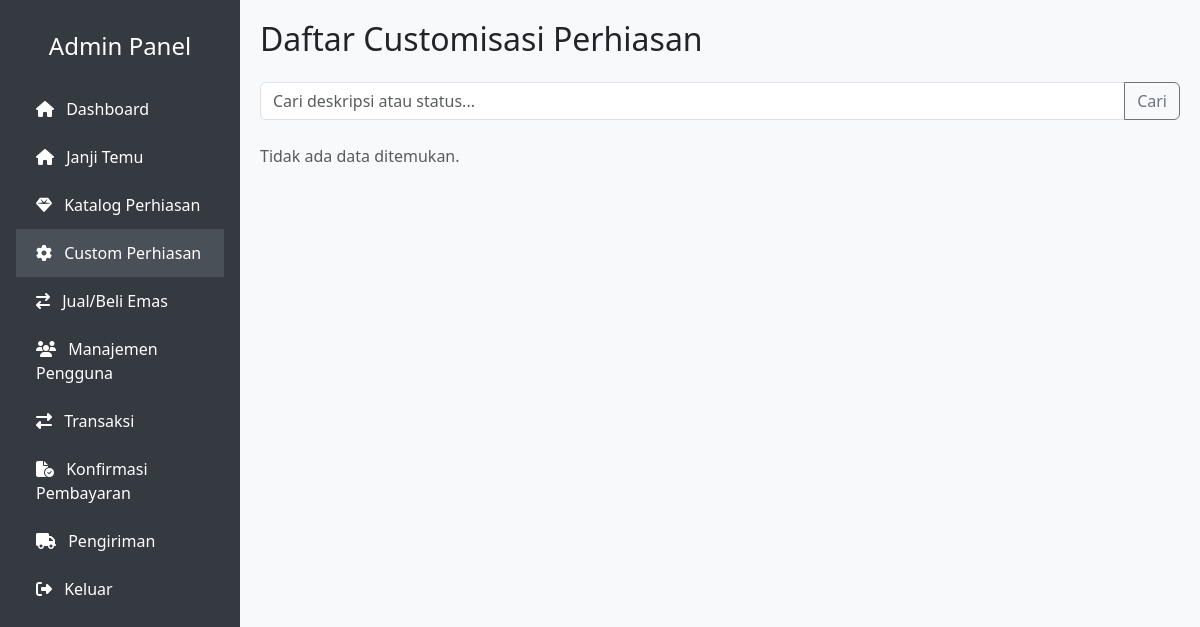
Page /admin/custom.php on the earlier database version.
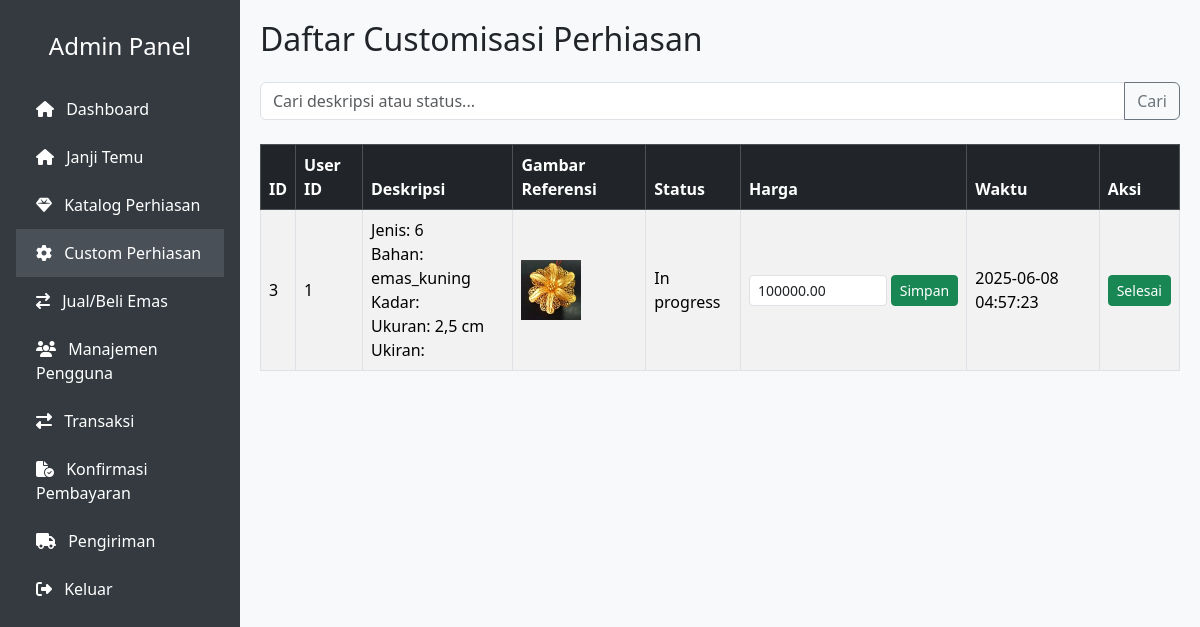
Same page on the later database version.
### tables this page shows
CREATE TABLE `custom_orders` (
  `id` int(11) NOT NULL,
  `user_id` int(11) DEFAULT NULL,
  `description` text DEFAULT NULL,
  `reference_image` varchar(255) DEFAULT NULL,
  `status` enum('submitted','in_progress','completed','cancelled') DEFAULT 'submitted',
  `estimated_price` decimal(15,2) DEFAULT NULL,
  `created_at` timestamp NOT NULL DEFAULT current_timestamp()
);

### classes/CustomerOrder.php (called while the page is built, shortened)
<?php
class CustomerOrder
{
    private $pdo;
    public function __construct($pdo)
    {
        $this->pdo = $pdo;
    }
    public function getAll($keyword = '', $limit = 5, $offset = 0)
    {
        $sql = "SELECT * FROM custom_orders";
        $sql .= " ORDER BY created_at DESC LIMIT :limit OFFSET :offset";
        $stmt = $this->pdo->prepare($sql);
        $stmt->bindValue(':limit', (int)$limit, PDO::PARAM_INT);
        $stmt->bindValue(':offset', (int)$offset, PDO::PARAM_INT);
        $stmt->execute();
        return $stmt->fetchAll(PDO::FETCH_ASSOC);
    }
}

### admin/custom.php (the view, shortened to what this page needs)
<?php
include 'includes/header.php';
include 'includes/sidebar.php';
require_once __DIR__ . '/../config/database.php';
require_once __DIR__ . '/../classes/CustomerOrder.php';
$customOrder = new CustomerOrder($pdo);
$keyword = isset($_GET['search']) ? trim($_GET['search']) : '';
$limit = 5;
$page = isset($_GET['page']) && is_numeric($_GET['page']) ? (int) $_GET['page'] : 1;
$offset = ($page - 1) * $limit;
$orders = $customOrder->getAll($keyword, $limit, $offset);
$orders = $customOrder->getAll($keyword, $limit, $offset);
?>
<div class="content">
    <div class="d-flex justify-content-between align-items-center mb-3">
        <h2>Daftar Customisasi Perhiasan</h2>
    </div>
    <form class="input-group mb-4" method="get" action="custom.php">
        <input type="text" name="search" class="form-control" placeholder="Cari deskripsi atau status..." value="<?= htmlspecialchars($keyword) ?>">
        <button class="btn btn-outline-secondary" type="submit">Cari</button>
    </form>
    <?php if (!empty($orders)): ?>
        <div class="table-responsive">
            <table class="table table-bordered table-striped align-middle">
                <thead class="table-dark">
                    <tr>
                        <th>ID</th>
                        <th>User ID</th>
                        <th>Deskripsi</th>
                        <th>Gambar Referensi</th>
                        <th>Status</th>
                        <th>Harga</th>
                        <th>Waktu</th>
                        <th>Aksi</th>
                    </tr>
                </thead>
                <tbody>
                    <?php foreach ($orders as $row): ?>
                        <tr>
                            <td><?= $row['id'] ?></td>
                            <td><?= $row['user_id'] ?></td>
                            <td><?= nl2br(htmlspecialchars($row['description'])) ?></td>
                            <td>
                                <?php if (!empty($row['reference_image'])): ?>
                                    <img src="../uploads/<?= htmlspecialchars($row['reference_image']) ?>" alt="gambar" style="width: 60px; height: 60px; object-fit:cover;">
                                <?php else: ?>
                                    Tidak ada
                                <?php endif; ?>
                            </td>
                            <td><?= ucfirst(str_replace('_', ' ', $row['status'])) ?></td>
                            <td>
                                <form method="POST" class="d-flex" style="gap: 4px;">
                                    <input type="text" name="harga" value="<?= $row['estimated_price'] ?>" class="form-control form-control-sm" placeholder="Harga" min="0">
                                    <button type="submit" name="update_harga" class="btn btn-sm btn-success">Simpan</button>
                                </form>
                            </td>
                            <td><?= $row['created_at'] ?></td>
                            <td>
                                <?php if ($row['status'] === 'in_progress'): ?>
                                    <form method="POST">
                                        <button type="submit" name="action" value="selesaikan" class="btn btn-sm btn-success">Selesai</button>
                                    </form>
                                <?php else: ?>
                                    <a href="custom.php?delete=<?= $row['id'] ?>" class="btn btn-sm btn-danger" onclick="return confirm('Yakin ingin menghapus custom order ini?')">Hapus</a>
                                <?php endif; ?>
                            </td>
                        </tr>
                    <?php endforeach; ?>
                </tbody>
            </table>
        </div>
    <?php else: ?>
        <p class="text-muted">Tidak ada data ditemukan.</p>
    <?php endif; ?>
</div>
</body>
</html>

Differences in the rows shown:
added custom_orders: id "3", user "1", description "Jenis: 6 Bahan: emas_kuning Kadar: Ukuran: 2,5 cm Ukiran:", reference_image (picture), status "In progress", harga "100000.00", created_at "2025-06-08 04:57:23"
Other differences:
text no longer shown: "Tidak ada data ditemukan."
text now shown: "ID User ID Deskripsi Gambar Referensi Status Harga Waktu Aksi"
